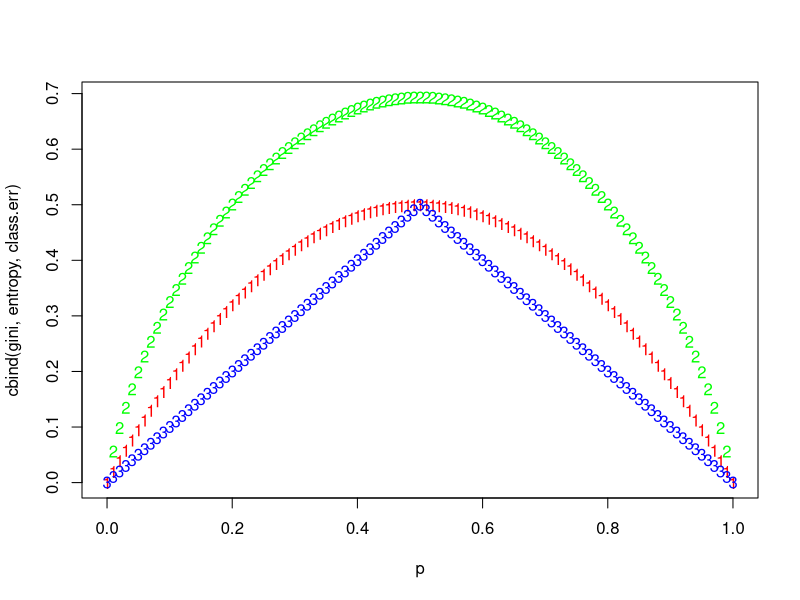

Here is the R script that generated this plot:
p = seq(0, 1, 0.01)
gini = p * (1 - p) * 2
entropy = -(p * log(p) + (1 - p) * log(1 - p))
class.err = 1 - pmax(p, 1 - p)
matplot(p, cbind(gini, entropy, class.err), col = c("red", "green", "blue"))